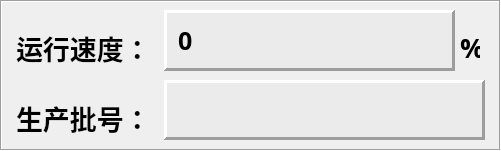
      <widget class="QFrame" name="frame_9">
       <property name="geometry">
        <rect>
         <x>140</x>
         <y>605</y>
         <width>501</width>
         <height>151</height>
        </rect>
       </property>
       <property name="frameShape">
        <enum>QFrame::Box</enum>
       </property>
       <property name="frameShadow">
        <enum>QFrame::Sunken</enum>
       </property>
       <property name="lineWidth">
        <number>1</number>
       </property>
       <widget class="QLabel" name="label_80">
        <property name="geometry">
         <rect>
          <x>16</x>
          <y>30</y>
          <width>140</width>
          <height>35</height>
         </rect>
        </property>
        <property name="sizePolicy">
         <sizepolicy hsizetype="Fixed" vsizetype="Fixed">
          <horstretch>0</horstretch>
          <verstretch>0</verstretch>
         </sizepolicy>
        </property>
        <property name="minimumSize">
         <size>
          <width>140</width>
          <height>35</height>
         </size>
        </property>
        <property name="maximumSize">
         <size>
          <width>140</width>
          <height>35</height>
         </size>
        </property>
        <property name="font">
         <font>
          <family>宋体</family>
          <pointsize>20</pointsize>
          <weight>75</weight>
          <bold>true</bold>
         </font>
        </property>
        <property name="text">
         <string>运行速度：</string>
        </property>
       </widget>
       <widget class="QFrame" name="frame_10">
        <property name="geometry">
         <rect>
          <x>164</x>
          <y>10</y>
          <width>291</width>
          <height>61</height>
         </rect>
        </property>
        <property name="styleSheet">
         <string notr="true">background-color: rgb(235, 235, 235);</string>
        </property>
        <property name="frameShape">
         <enum>QFrame::Panel</enum>
        </property>
        <property name="frameShadow">
         <enum>QFrame::Raised</enum>
        </property>
        <property name="lineWidth">
         <number>3</number>
        </property>
        <layout class="QVBoxLayout" name="verticalLayout_14">
         <item>
          <widget class="QLineEdit" name="lE_SysOveride">
           <property name="sizePolicy">
            <sizepolicy hsizetype="Expanding" vsizetype="Fixed">
             <horstretch>0</horstretch>
             <verstretch>0</verstretch>
            </sizepolicy>
           </property>
           <property name="minimumSize">
            <size>
             <width>0</width>
             <height>0</height>
            </size>
           </property>
           <property name="maximumSize">
            <size>
             <width>16777215</width>
             <height>12312313</height>
            </size>
           </property>
           <property name="font">
            <font>
             <family>Arial Black</family>
             <pointsize>19</pointsize>
             <weight>75</weight>
             <bold>true</bold>
            </font>
           </property>
           <property name="styleSheet">
            <string notr="true"/>
           </property>
           <property name="text">
            <string>0</string>
           </property>
           <property name="frame">
            <bool>false</bool>
           </property>
          </widget>
         </item>
        </layout>
       </widget>
       <widget class="QLabel" name="label_78">
        <property name="geometry">
         <rect>
          <x>16</x>
          <y>100</y>
          <width>140</width>
          <height>35</height>
         </rect>
        </property>
        <property name="sizePolicy">
         <sizepolicy hsizetype="Fixed" vsizetype="Fixed">
          <horstretch>0</horstretch>
          <verstretch>0</verstretch>
         </sizepolicy>
        </property>
        <property name="minimumSize">
         <size>
          <width>140</width>
          <height>35</height>
         </size>
        </property>
        <property name="maximumSize">
         <size>
          <width>140</width>
          <height>35</height>
         </size>
        </property>
        <property name="font">
         <font>
          <family>宋体</family>
          <pointsize>20</pointsize>
          <weight>75</weight>
          <bold>true</bold>
         </font>
        </property>
        <property name="text">
         <string>生产批号：</string>
        </property>
       </widget>
       <widget class="QFrame" name="frame_11">
        <property name="geometry">
         <rect>
          <x>164</x>
          <y>80</y>
          <width>321</width>
          <height>60</height>
         </rect>
        </property>
        <property name="styleSheet">
         <string notr="true">background-color: rgb(235, 235, 235);</string>
        </property>
        <property name="frameShape">
         <enum>QFrame::Panel</enum>
        </property>
        <property name="frameShadow">
         <enum>QFrame::Raised</enum>
        </property>
        <property name="lineWidth">
         <number>3</number>
        </property>
        <layout class="QVBoxLayout" name="verticalLayout_15">
         <item>
          <widget class="QLineEdit" name="lE_BatchName">
           <property name="sizePolicy">
            <sizepolicy hsizetype="Expanding" vsizetype="Fixed">
             <horstretch>0</horstretch>
             <verstretch>0</verstretch>
            </sizepolicy>
           </property>
           <property name="minimumSize">
            <size>
             <width>0</width>
             <height>0</height>
            </size>
           </property>
           <property name="maximumSize">
            <size>
             <width>16777215</width>
             <height>234324</height>
            </size>
           </property>
           <property name="font">
            <font>
             <family>Arial Black</family>
             <pointsize>19</pointsize>
             <weight>75</weight>
             <bold>true</bold>
            </font>
           </property>
           <property name="styleSheet">
            <string notr="true"/>
           </property>
           <property name="text">
            <string/>
           </property>
           <property name="frame">
            <bool>false</bool>
           </property>
          </widget>
         </item>
        </layout>
       </widget>
       <widget class="QLabel" name="label_81">
        <property name="geometry">
         <rect>
          <x>460</x>
          <y>30</y>
          <width>20</width>
          <height>35</height>
         </rect>
        </property>
        <property name="sizePolicy">
         <sizepolicy hsizetype="Fixed" vsizetype="Fixed">
          <horstretch>0</horstretch>
          <verstretch>0</verstretch>
         </sizepolicy>
        </property>
        <property name="minimumSize">
         <size>
          <width>20</width>
          <height>35</height>
         </size>
        </property>
        <property name="maximumSize">
         <size>
          <width>20</width>
          <height>35</height>
         </size>
        </property>
        <property name="font">
         <font>
          <family>宋体</family>
          <pointsize>20</pointsize>
          <weight>75</weight>
          <bold>true</bold>
         </font>
        </property>
        <property name="text">
         <string>%</string>
        </property>
       </widget>
      </widget>
